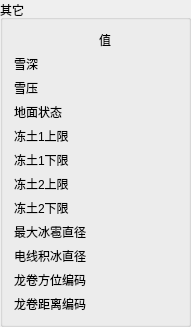
   <widget class="QGroupBox" name="Other_GB">
    <property name="geometry">
     <rect>
      <x>920</x>
      <y>250</y>
      <width>191</width>
      <height>281</height>
     </rect>
    </property>
    <property name="title">
     <string>其它</string>
    </property>
    <layout class="QGridLayout" name="gridLayout_11">
     <item row="5" column="0">
      <widget class="QLabel" name="label_80">
       <property name="text">
        <string>冻土1下限</string>
       </property>
      </widget>
     </item>
     <item row="0" column="1">
      <widget class="QLabel" name="label_76">
       <property name="text">
        <string>值</string>
       </property>
      </widget>
     </item>
     <item row="4" column="0">
      <widget class="QLabel" name="label_79">
       <property name="text">
        <string>冻土1上限</string>
       </property>
      </widget>
     </item>
     <item row="6" column="1">
      <widget class="MyDoubleLabel" name="FE2U_DL">
       <property name="styleSheet">
        <string notr="true"/>
       </property>
       <property name="rightText">
        <string>99999</string>
       </property>
       <property name="leftText">
        <string>99999</string>
       </property>
       <property name="alignment">
        <enum>MyDoubleLabel::AlignLeft</enum>
       </property>
      </widget>
     </item>
     <item row="7" column="1">
      <widget class="MyDoubleLabel" name="FE2D_DL">
       <property name="styleSheet">
        <string notr="true"/>
       </property>
       <property name="rightText">
        <string>99999</string>
       </property>
       <property name="leftText">
        <string>99999</string>
       </property>
       <property name="alignment">
        <enum>MyDoubleLabel::AlignLeft</enum>
       </property>
      </widget>
     </item>
     <item row="10" column="1">
      <widget class="MyDoubleLabel" name="TRT_DL">
       <property name="styleSheet">
        <string notr="true"/>
       </property>
       <property name="rightText">
        <string>99999</string>
       </property>
       <property name="leftText">
        <string>99999</string>
       </property>
       <property name="alignment">
        <enum>MyDoubleLabel::AlignLeft</enum>
       </property>
      </widget>
     </item>
     <item row="9" column="1">
      <widget class="MyDoubleLabel" name="GA_DL">
       <property name="styleSheet">
        <string notr="true"/>
       </property>
       <property name="rightText">
        <string>99999</string>
       </property>
       <property name="leftText">
        <string>99999</string>
       </property>
       <property name="alignment">
        <enum>MyDoubleLabel::AlignLeft</enum>
       </property>
      </widget>
     </item>
     <item row="8" column="1">
      <widget class="MyDoubleLabel" name="HA_DL">
       <property name="styleSheet">
        <string notr="true"/>
       </property>
       <property name="rightText">
        <string>99999</string>
       </property>
       <property name="leftText">
        <string>99999</string>
       </property>
       <property name="alignment">
        <enum>MyDoubleLabel::AlignLeft</enum>
       </property>
      </widget>
     </item>
     <item row="11" column="1">
      <widget class="MyDoubleLabel" name="TRD_DL">
       <property name="styleSheet">
        <string notr="true"/>
       </property>
       <property name="rightText">
        <string>99999</string>
       </property>
       <property name="leftText">
        <string>99999</string>
       </property>
       <property name="alignment">
        <enum>MyDoubleLabel::AlignLeft</enum>
       </property>
      </widget>
     </item>
     <item row="1" column="1">
      <widget class="MyDoubleLabel" name="SnowD_DL">
       <property name="styleSheet">
        <string notr="true"/>
       </property>
       <property name="rightText">
        <string>99999</string>
       </property>
       <property name="leftText">
        <string>99999</string>
       </property>
       <property name="alignment">
        <enum>MyDoubleLabel::AlignLeft</enum>
       </property>
      </widget>
     </item>
     <item row="5" column="1">
      <widget class="MyDoubleLabel" name="FE1D_DL">
       <property name="styleSheet">
        <string notr="true"/>
       </property>
       <property name="rightText">
        <string>99999</string>
       </property>
       <property name="leftText">
        <string>99999</string>
       </property>
       <property name="alignment">
        <enum>MyDoubleLabel::AlignLeft</enum>
       </property>
      </widget>
     </item>
     <item row="3" column="1">
      <widget class="MyDoubleLabel" name="EC_DL">
       <property name="styleSheet">
        <string notr="true"/>
       </property>
       <property name="rightText">
        <string>99999</string>
       </property>
       <property name="leftText">
        <string>99999</string>
       </property>
       <property name="alignment">
        <enum>MyDoubleLabel::AlignLeft</enum>
       </property>
      </widget>
     </item>
     <item row="2" column="1">
      <widget class="MyDoubleLabel" name="SnowP_DL">
       <property name="styleSheet">
        <string notr="true"/>
       </property>
       <property name="rightText">
        <string>99999</string>
       </property>
       <property name="leftText">
        <string>99999</string>
       </property>
       <property name="alignment">
        <enum>MyDoubleLabel::AlignLeft</enum>
       </property>
      </widget>
     </item>
     <item row="3" column="0">
      <widget class="QLabel" name="label_90">
       <property name="text">
        <string>地面状态</string>
       </property>
      </widget>
     </item>
     <item row="8" column="0">
      <widget class="QLabel" name="label_88">
       <property name="text">
        <string>最大冰雹直径</string>
       </property>
      </widget>
     </item>
     <item row="11" column="0">
      <widget class="QLabel" name="label_87">
       <property name="text">
        <string>龙卷距离编码</string>
       </property>
      </widget>
     </item>
     <item row="10" column="0">
      <widget class="QLabel" name="label_86">
       <property name="text">
        <string>龙卷方位编码</string>
       </property>
      </widget>
     </item>
     <item row="7" column="0">
      <widget class="QLabel" name="label_85">
       <property name="text">
        <string>冻土2下限</string>
       </property>
      </widget>
     </item>
     <item row="6" column="0">
      <widget class="QLabel" name="label_81">
       <property name="text">
        <string>冻土2上限</string>
       </property>
      </widget>
     </item>
     <item row="1" column="0">
      <widget class="QLabel" name="label_77">
       <property name="text">
        <string>雪深</string>
       </property>
      </widget>
     </item>
     <item row="2" column="0">
      <widget class="QLabel" name="label_78">
       <property name="text">
        <string>雪压</string>
       </property>
      </widget>
     </item>
     <item row="9" column="0">
      <widget class="QLabel" name="label_89">
       <property name="text">
        <string>电线积冰直径</string>
       </property>
      </widget>
     </item>
     <item row="4" column="1">
      <widget class="MyDoubleLabel" name="FE1U_DL">
       <property name="styleSheet">
        <string notr="true"/>
       </property>
       <property name="rightText">
        <string>99999</string>
       </property>
       <property name="leftText">
        <string>99999</string>
       </property>
       <property name="alignment">
        <enum>MyDoubleLabel::AlignLeft</enum>
       </property>
      </widget>
     </item>
     <item row="12" column="0">
      <spacer name="verticalSpacer_7">
       <property name="orientation">
        <enum>Qt::Vertical</enum>
       </property>
       <property name="sizeHint" stdset="0">
        <size>
         <width>20</width>
         <height>40</height>
        </size>
       </property>
      </spacer>
     </item>
    </layout>
   </widget>
